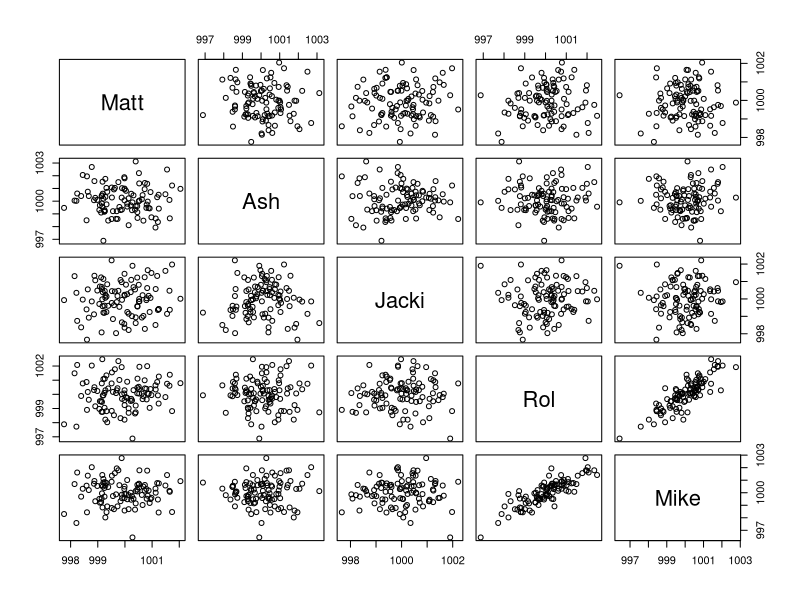

R code for this plot:
## ---- chunk 1
knitr::opts_chunk$set(echo = TRUE)
## ---- chunk 2
library(mvtnorm)
sigma <- matrix(c(1,0,0,0,0,
                  0,1,0,0,0,
                  0,0,1,0,0,
                  0,0,0,1,0.8,
                  0,0,0,0.8,1), ncol=5)
x <- rmvnorm(n=100, mean= rep(1000, 5), sigma=sigma)
colnames(x) <- c('Matt', 'Ash', 'Jacki', 'Rol', 'Mike')
pairs(x)
